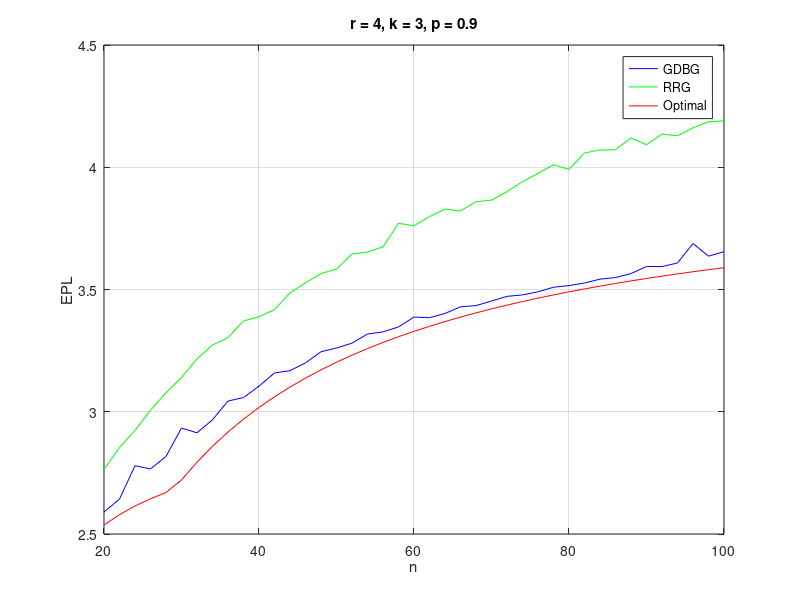

Write MATLAB code to recreate this figure.
function fig_n
%%r = 4;k = 3; p = 0.9;
% n = 5:5:100
n = 20:2:100
clc

gdbg = [2.5899,2.6429,2.7793,2.7659,2.8173,2.9334,2.9138,...
    2.9673,3.0439,3.0579,3.1046,3.1587,3.1681,3.1997,...
    3.2455,3.2607,3.2806,3.3180,3.3267,3.3469,3.3874,...
    3.3846,3.4020,3.4293,3.4341,3.4529,3.4719,3.4779,...
    3.4906,3.5093,3.5160,3.5265,3.5424,3.5489,3.5650,...
    3.5941,3.5939,3.6085,3.6882,3.6364,3.6548]    

rrg = [2.7637,2.8538,2.9235,3.0061,3.0778,3.1396,3.2165,...
    3.2727,3.3034,3.3712,3.3884,3.4177,3.4860,3.5275,...
    3.5651,3.5835,3.6451,3.6532,3.6745,3.7706,3.7609,...
    3.7978,3.8291,3.8209,3.8590,3.8654,3.9001,3.9412,...
    3.9748,4.0101,3.9913,4.0585,4.0707,4.0717,4.1197,...
    4.0921,4.1357,4.1286,4.1614,4.1859,4.1899]    
 
optimal = [2.5369030390738060781476121562952, 2.5791846702987033022618260986694, 2.6143914615252191913785373842467, 2.6441620333598090133484727443614, 2.6696652411148796151534503868281, 2.7209189942977063450520515524425, 2.7937657061757000202277709057052, 2.8587619340930084916948536793772, 2.9171118306467632471954047376689, 2.9697852607230623462901493144468, 3.0175721390924411503542590302878, 3.0611223155739776539328540312807, 3.1009753020525010800229027190907, 3.1375827367597904320955628773759, 3.1713255749465525847177963117766, 3.2025273959041716836303462646791, 3.231464812802282513812740449473, 3.2583756954729212664546240397534, 3.2834657240755196811212850937821, 3.3069136559855752648330473782821, 3.3288755913269624302519272416434, 3.3494884524369601790562129445215, 3.3688728412303699418061790904356, 3.387135400472349486500468237049, 3.4043707766197520738416419704253, 3.4206632605201762462831122394656, 3.436088166008241631817673033385, 3.4507129939817963909575814474137, 3.4645984199180478002415374008171, 3.4777991353021082768779591595657, 3.490364567574554798602309916432, 3.5023394985791098088671991406558, 3.5137645978218075936707378740921, 3.5246768839244937784438209051507, 3.5351101253054851058012173798473, 3.5450951892244907801056933801624, 3.5546603467919095515887029064551, 3.5638315402904960823217904959933, 3.5726326181326659262171578689246, 3.5810855419344035630855733089004, 3.5892105694914347980132096235364]

plot(n,gdbg,'b')
hold on 
plot(n,rrg,'g')
hold on 
plot(n, optimal,'r')
grid on
legend('GDBG','RRG','Optimal')
xlabel('n')
ylabel('EPL')
title('r = 4, k = 3, p = 0.9')
